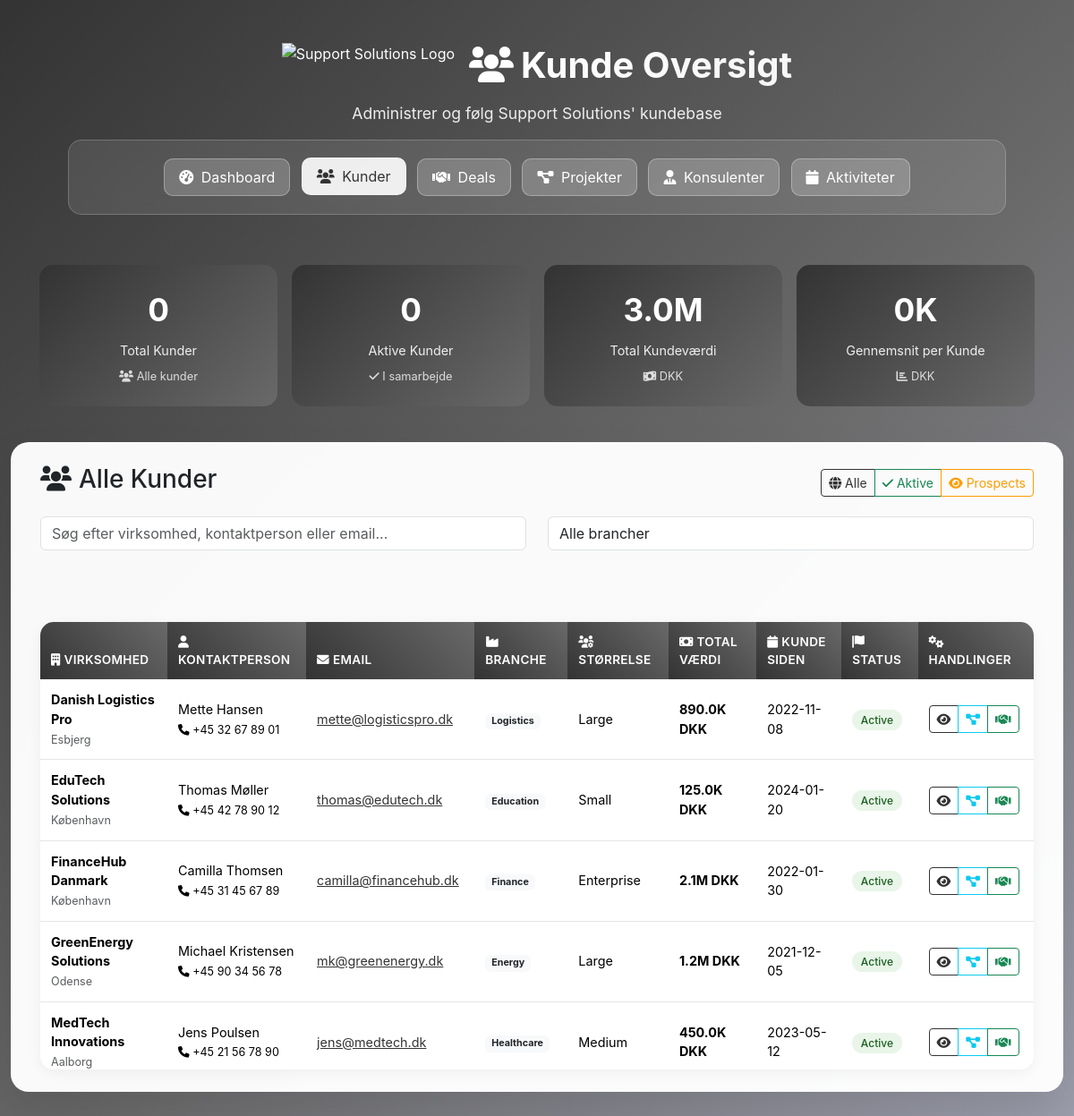
/customers, run on an earlier commit of the app's database.
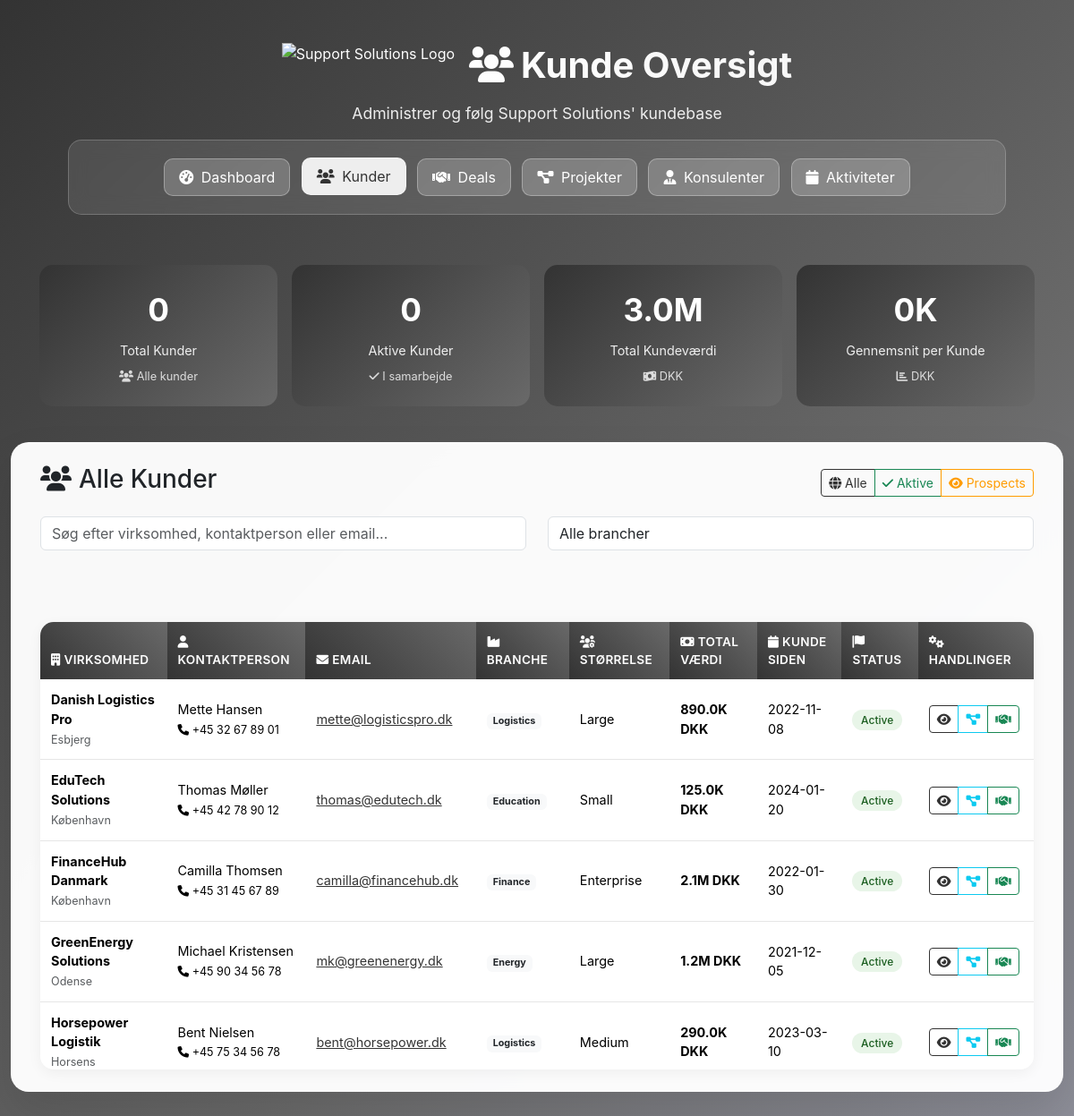
And on a later commit of the database.
### tables this page shows
CREATE TABLE customers (
    id INTEGER PRIMARY KEY AUTOINCREMENT,
    company_name TEXT NOT NULL,
    contact_person TEXT NOT NULL,
    email TEXT NOT NULL,
    phone TEXT,
    address TEXT,
    city TEXT,
    postal_code TEXT,
    industry TEXT,
    company_size TEXT, -- Small, Medium, Large, Enterprise
    status TEXT DEFAULT 'Active', -- Active, Inactive, Prospect
    customer_since DATE,
    total_value REAL DEFAULT 0,
    notes TEXT,
    created_at DATETIME DEFAULT CURRENT_TIMESTAMP
);

### web.py (the view)
@app.route("/customers")
def customers():
    try:
        customers_data = run_query("""
            SELECT c.*,
                   COUNT(d.id) as deal_count,
                   COALESCE(SUM(d.value), 0) as total_deal_value,
                   COUNT(p.id) as project_count
            FROM customers c
            LEFT JOIN deals d ON c.id = d.customer_id
            LEFT JOIN projects p ON c.id = p.customer_id
            GROUP BY c.id
            ORDER BY c.company_name
        """)
        stats = {
            'total': len(customers_data),
            'active': len([c for c in customers_data if c['status'] == 'Active']),
            'total_value': sum([c['total_deal_value'] for c in customers_data]),
            'avg_projects': sum([c['project_count'] for c in customers_data]) / len(customers_data) if customers_data else 0
        }
        return render_template("customers.html", customers=customers_data, stats=stats)
    except Exception as e:
        return render_template("customers.html", customers=[], stats={}, error=str(e))

### app/db.py (called while the page is built)
def get_connection():
    return sqlite3.connect(DB_PATH)

def run_query(query: str, params: tuple = ()):
    conn = get_connection()
    conn.row_factory = sqlite3.Row
    cur = conn.cursor()
    cur.execute(query, params)
    rows = cur.fetchall()
    conn.close()
    return [dict(row) for row in rows]

### templates/customers.html (shortened to what this page needs)
<!DOCTYPE html>
<html lang="da">
<head>
    <link href="https://cdn.jsdelivr.net/npm/bootstrap@5.3.2/dist/css/bootstrap.min.css" rel="stylesheet">
    <link href="https://cdnjs.cloudflare.com/ajax/libs/font-awesome/6.0.0/css/all.min.css" rel="stylesheet">
    <link rel="stylesheet" href="{{ url_for('static', filename='style.css') }}">
</head>
<body>
    <div class="main-container">
        <div class="container-fluid">
            <div class="hero-section">
                <div class="d-flex align-items-center justify-content-center mb-3">
                    <img src="https://support-solutions.dk/wp-content/uploads/Logo-hvid-web.png"
                         alt="Support Solutions Logo"
                         style="height: 50px; width: auto; margin-right: 1rem;">
                    <h1 class="hero-title mb-0">
                        <i class="fas fa-users me-2"></i>Kunde Oversigt
                    </h1>
                </div>
                <p class="hero-subtitle">
                    Administrer og følg Support Solutions' kundebase
                </p>
                <div class="crm-nav">
                    <a href="/" class="nav-btn">
                        <i class="fas fa-tachometer-alt me-1"></i> Dashboard
                    </a>
                    <a href="/customers" class="nav-btn active">
                        <i class="fas fa-users me-1"></i> Kunder
                    </a>
                    <a href="/deals" class="nav-btn">
                        <i class="fas fa-handshake me-1"></i> Deals
                    </a>
                    <a href="/projects" class="nav-btn">
                        <i class="fas fa-project-diagram me-1"></i> Projekter
                    </a>
                    <a href="/consultants" class="nav-btn">
                        <i class="fas fa-user-tie me-1"></i> Konsulenter
                    </a>
                    <a href="/activities" class="nav-btn">
                        <i class="fas fa-calendar me-1"></i> Aktiviteter
                    </a>
                </div>
            </div>
            <div class="quick-insights">
                <div class="insight-card">
                    <div class="insight-number">{{ stats.total_customers or 0 }}</div>
                    <div class="insight-label">Total Kunder</div>
                    <div class="insight-trend"><i class="fas fa-users"></i> Alle kunder</div>
                </div>
                <div class="insight-card">
                    <div class="insight-number">{{ stats.active_customers or 0 }}</div>
                    <div class="insight-label">Aktive Kunder</div>
                    <div class="insight-trend"><i class="fas fa-check"></i> I samarbejde</div>
                </div>
                <div class="insight-card">
                    <div class="insight-number">{{ (stats.total_value/1000000)|round(1) if stats.total_value else 0 }}M</div>
                    <div class="insight-label">Total Kundeværdi</div>
                    <div class="insight-trend"><i class="fas fa-money-bill-wave"></i> DKK</div>
                </div>
                <div class="insight-card">
                    <div class="insight-number">{{ (stats.avg_value/1000)|round(0) if stats.avg_value else 0 }}K</div>
                    <div class="insight-label">Gennemsnit per Kunde</div>
                    <div class="insight-trend"><i class="fas fa-chart-bar"></i> DKK</div>
                </div>
            </div>
            <div class="glass-card">
                <div class="search-section">
                    <div class="d-flex justify-content-between align-items-center mb-3">
                        <h3><i class="fas fa-users me-2"></i>Alle Kunder</h3>
                        <div class="btn-group">
                            <button class="btn btn-outline-primary btn-sm" onclick="filterCustomers('all')">
                                <i class="fas fa-globe"></i> Alle
                            </button>
                            <button class="btn btn-outline-success btn-sm" onclick="filterCustomers('active')">
                                <i class="fas fa-check"></i> Aktive
                            </button>
                            <button class="btn btn-outline-warning btn-sm" onclick="filterCustomers('prospect')">
                                <i class="fas fa-eye"></i> Prospects
                            </button>
                        </div>
                    </div>
                    <div class="row mb-3">
                        <div class="col-md-6">
                            <input type="text" class="form-control" id="customerSearch" placeholder="Søg efter virksomhed, kontaktperson eller email...">
                        </div>
                        <div class="col-md-6">
                            <select class="form-control" id="industryFilter">
                                <option value="">Alle brancher</option>
                            </select>
                        </div>
                    </div>
                </div>
                <div class="result-section">
                    <div class="table-responsive">
                        <table class="table" id="customerTable">
                            <thead>
                                <tr>
                                    <th><i class="fas fa-building me-1"></i>Virksomhed</th>
                                    <th><i class="fas fa-user me-1"></i>Kontaktperson</th>
                                    <th><i class="fas fa-envelope me-1"></i>Email</th>
                                    <th><i class="fas fa-industry me-1"></i>Branche</th>
                                    <th><i class="fas fa-users-cog me-1"></i>Størrelse</th>
                                    <th><i class="fas fa-money-bill me-1"></i>Total Værdi</th>
                                    <th><i class="fas fa-calendar me-1"></i>Kunde siden</th>
                                    <th><i class="fas fa-flag me-1"></i>Status</th>
                                    <th><i class="fas fa-cogs me-1"></i>Handlinger</th>
                                </tr>
                            </thead>
                            <tbody>
                                {% for customer in customers %}
                                <tr data-status="{{ customer.status }}" data-industry="{{ customer.industry }}">
                                    <td>
                                        <strong>{{ customer.company_name }}</strong>
                                        <br><small class="text-muted">{{ customer.city or '' }}</small>
                                    </td>
                                    <td>
                                        {{ customer.contact_person }}
                                        {% if customer.phone %}
                                        <br><small><i class="fas fa-phone"></i> {{ customer.phone }}</small>
                                        {% endif %}
                                    </td>
                                    <td>
                                        <a href="mailto:{{ customer.email }}" class="text-primary">{{ customer.email }}</a>
                                    </td>
                                    <td>
                                        <span class="badge bg-light text-dark">{{ customer.industry }}</span>
                                    </td>
                                    <td>{{ customer.company_size }}</td>
                                    <td>
                                        <strong>
                                            {% if customer.total_value > 1000000 %}
                                                {{ (customer.total_value/1000000)|round(1) }}M DKK
                                            {% elif customer.total_value > 1000 %}
                                                {{ (customer.total_value/1000)|round(0) }}K DKK
                                            {% else %}
                                                {{ customer.total_value|round(0) }} DKK
                                            {% endif %}
                                        </strong>
                                    </td>
                                    <td>{{ customer.customer_since or '-' }}</td>
                                    <td>
                                        <span class="status-badge
                                            {% if customer.status == 'Active' %}badge-active{% endif %}
                                        ">{{ customer.status }}</span>
                                    </td>
                                    <td>
                                        <div class="btn-group btn-group-sm">
                                            <a href="/customer/{{ customer.id }}" class="btn btn-outline-primary">
                                                <i class="fas fa-eye"></i>
                                            </a>
                                            <button class="btn btn-outline-info" data-customer-id="{{ customer.id }}" onclick="viewCustomerProjects(this.dataset.customerId)">
                                                <i class="fas fa-project-diagram"></i>
                                            </button>
                                            <button class="btn btn-outline-success" data-customer-id="{{ customer.id }}" onclick="viewCustomerDeals(this.dataset.customerId)">
                                                <i class="fas fa-handshake"></i>
                                            </button>
                                        </div>
                                    </td>
                                </tr>
                                {% endfor %}
                            </tbody>
                        </table>
                    </div>
                </div>
            </div>
        </div>
    </div>
</body>
</html>

### static/style.css (style rules this page uses)
:root { --primary: #333333; --primary-dark: #000000; --secondary: #696969; --success: #1634F; --danger: #FF9C00; --warning: #444655; --info: #0E1F3F; --light-bg: #F6F6F6; --border: #E6E6E6; --support-blue: #1634F; --support-light: #A8AABC; --accent: #4E5056; --text-primary: #333333; --text-secondary: #696969; --text-muted: #A8AABC; --text-white: #FFFFFF; --color-orange: #FF9C00; --color-blue-navy: #0E1F3F; }
body { background: linear-gradient(135deg, #333333 0%, #696969 50%, #A8AABC 100%); font-family: 'Inter', -apple-system, BlinkMacSystemFont, sans-serif; min-height: 100vh; }
.main-container { min-height: 100vh; padding: 1rem 0; }
.glass-card { background: rgba(255, 255, 255, 0.97); backdrop-filter: blur(12px); border-radius: 20px; border: 1px solid rgba(255, 255, 255, 0.2); box-shadow: 0 25px 50px rgba(0, 0, 0, 0.1); }
.hero-section { text-align: center; padding: 2rem 2rem 1rem 2rem; color: white; }
.hero-title { font-size: 2.5rem; font-weight: 700; margin-bottom: 0.5rem; background: linear-gradient(45deg, #fff, #F6F6F6); -webkit-background-clip: text; background-clip: text; -webkit-text-fill-color: transparent; }
.hero-subtitle { font-size: 1.1rem; opacity: 0.9; margin-bottom: 1rem; }
.crm-nav { background: rgba(255, 255, 255, 0.1); backdrop-filter: blur(10px); border-radius: 15px; padding: 1rem; margin: 1rem 2rem; border: 1px solid rgba(255, 255, 255, 0.2); }
.nav-btn { background: rgba(255, 255, 255, 0.2); border: 1px solid rgba(255, 255, 255, 0.3); color: white; border-radius: 10px; padding: 0.5rem 1rem; margin: 0.25rem; transition: all 0.3s ease; text-decoration: none; display: inline-block; }
.nav-btn:hover, .nav-btn.active { background: rgba(255, 255, 255, 0.9); color: var(--primary); transform: translateY(-1px); text-decoration: none; }
.search-section { padding: 1.5rem 2rem; }
.quick-insights { display: grid; grid-template-columns: repeat(auto-fit, minmax(250px, 1fr)); gap: 1rem; padding: 1.5rem 2rem; margin-bottom: 1rem; }
.insight-card { background: linear-gradient(135deg, var(--primary), var(--secondary)); color: white; border-radius: 15px; padding: 1.5rem; text-align: center; border: none; transition: all 0.3s ease; cursor: pointer; }
.insight-number { font-size: 2.2rem; font-weight: 700; margin-bottom: 0.5rem; }
.insight-label { font-size: 0.9rem; opacity: 0.9; }
.insight-trend { font-size: 0.8rem; margin-top: 0.5rem; opacity: 0.8; }
.result-section { padding: 1.5rem 2rem; margin-top: 1rem; }
.table-responsive { border-radius: 15px; overflow: hidden; box-shadow: 0 4px 15px rgba(0, 0, 0, 0.05); max-height: 500px; overflow-y: auto; }
.table { margin-bottom: 0; font-size: 0.9rem; }
.table thead th { background: linear-gradient(45deg, var(--primary), var(--secondary)); color: white; border: none; padding: 0.75rem; font-weight: 600; font-size: 0.85rem; text-transform: uppercase; letter-spacing: 0.3px; position: sticky; top: 0; }
.table tbody td { padding: 0.75rem; border-color: var(--border); vertical-align: middle; }
.table tbody tr:nth-child(even) { background: var(--light-bg); }
.status-badge { padding: 0.25rem 0.6rem; border-radius: 20px; font-size: 0.75rem; font-weight: 500; }
.badge-active { background: #e8f5e8; color: #1b5e20; }
.d-flex img { transition: all 0.3s ease; }
.btn-outline-primary { color: var(--primary); border-color: var(--primary); }
.text-primary { color: var(--primary) !important; }
.btn-outline-warning { color: var(--color-orange); border-color: var(--color-orange); }

What changed in the data, as far as the page shows it:
no longer on this page (row edited): customers: company_name "MedTech Innovations", city "Aalborg", contact_person "Jens Poulsen", phone "+45 21 56 78 90", email "jens@medtech.dk", industry "Healthcare", company_size "Medium", (customer.total_value/1000)|round(0) "450.0", customer_since "2023-05-12", status "Active"
added customers: company_name "Horsepower Logistik", city "Horsens", contact_person "Bent Nielsen", phone "+45 75 34 56 78", email "bent@horsepower.dk", industry "Logistics", company_size "Medium", (customer.total_value/1000)|round(0) "290.0", customer_since "2023-03-10", status "Active"
